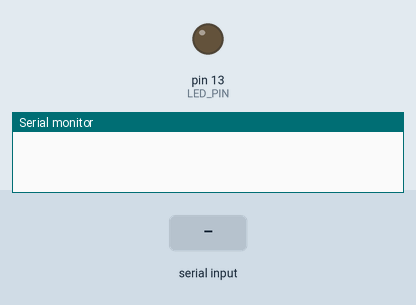
Simulated run of this sketch. Board: Arduino Uno, built with avr-gcc and run on an emulated ATmega328P. On the bench: output pins drawn as LEDs (lit = HIGH), the last lines printed to the serial monitor. Dashed ring = blinking. The inputs (shaded band) are chosen by the test bench.

Above: at 1.2 s.
1.3 s: "b" received over Serial
At 1.55 s:
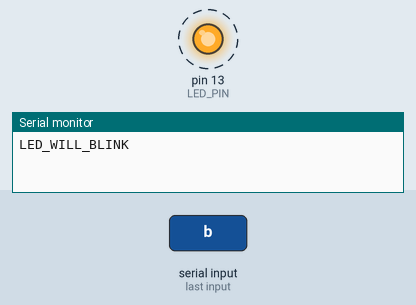
4.3 s: "u" received over Serial
At 5.4 s:
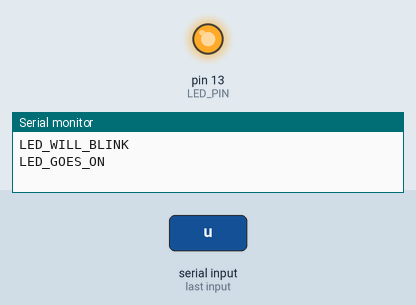
5.8 s: "d" received over Serial
At 6.6 s:
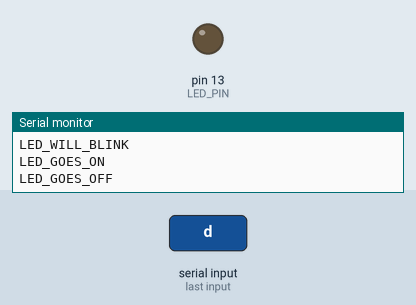
Timing chart, 0 to 8.8 s (numbered marks = the images above; inputs shaded):
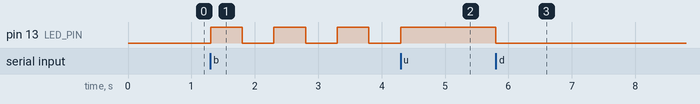

The sketch:

handler.ino
```cpp
#define LED_PIN 13
bool blinking = false;
unsigned long blinkPreviousMillis = 0;
const long blinkInterval = 500;

void setup() {
  Serial.begin(9600);
  pinMode(LED_PIN, OUTPUT);
  digitalWrite(LED_PIN, LOW); }

void loop() {
  handleSerialCommand();
  handleBlinking();
}

void handleSerialCommand() {
  if (Serial.available() > 0) {
    char cmd = Serial.read();

    if (cmd == 'u') {
      digitalWrite(LED_PIN, HIGH);
      blinking = false;
      Serial.println("LED_GOES_ON");
    }
    else if (cmd == 'd') {
      digitalWrite(LED_PIN, LOW);
      blinking = false;
      Serial.println("LED_GOES_OFF");
    }
    else if (cmd == 'b') {
      blinking = true;
      Serial.println("LED_WILL_BLINK");
    }
  }
}

void handleBlinking() {
  if (blinking) {
    unsigned long currentMillis = millis();
    if (currentMillis - blinkPreviousMillis >= blinkInterval) {
      blinkPreviousMillis = currentMillis;
      digitalWrite(LED_PIN, !digitalRead(LED_PIN));
    }
  }
}
```

Measured:
- after the input at 1.3 s, pin 13 (LED_PIN): alternates HIGH for 0.50 s and LOW for 0.50 s, starting at once
- after the input at 4.3 s, pin 13 (LED_PIN): goes on until 4.3 s, then stays HIGH
- after the input at 5.8 s, pin 13 (LED_PIN): HIGH → LOW at once
